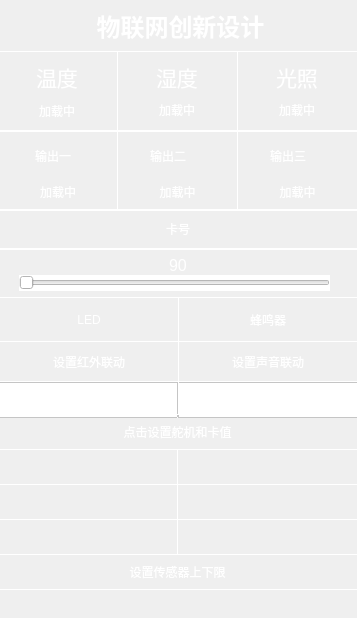
<?xml version="1.0" encoding="UTF-8"?>
<ui version="4.0">
 <class>MainApplicationUI</class>
 <widget class="QWidget" name="MainApplicationUI">
  <property name="geometry">
   <rect>
    <x>0</x>
    <y>0</y>
    <width>357</width>
    <height>618</height>
   </rect>
  </property>
  <property name="windowTitle">
   <string>Form</string>
  </property>
  <property name="styleSheet">
   <string notr="true">background-image: url(:/new/prefix1/background2.jpg);</string>
  </property>
  <widget class="QWidget" name="horizontalWidget" native="true">
   <property name="geometry">
    <rect>
     <x>0</x>
     <y>0</y>
     <width>361</width>
     <height>51</height>
    </rect>
   </property>
   <property name="styleSheet">
    <string notr="true">border-color: rgb(255, 0, 0);</string>
   </property>
   <layout class="QHBoxLayout" name="horizontalLayout">
    <item>
     <widget class="QLabel" name="label">
      <property name="styleSheet">
       <string notr="true">font: 75 22pt &quot;微软雅黑 Light&quot;;</string>
      </property>
      <property name="text">
       <string>&lt;html&gt;&lt;head/&gt;&lt;body&gt;&lt;p align=&quot;center&quot;&gt;&lt;span style=&quot; font-size:18pt; font-weight:600; color:#ffffff;&quot;&gt;物联网创新设计&lt;/span&gt;&lt;/p&gt;&lt;/body&gt;&lt;/html&gt;</string>
      </property>
     </widget>
    </item>
   </layout>
  </widget>
  <widget class="QFrame" name="TempBackView">
   <property name="enabled">
    <bool>true</bool>
   </property>
   <property name="geometry">
    <rect>
     <x>-3</x>
     <y>51</y>
     <width>121</width>
     <height>81</height>
    </rect>
   </property>
   <property name="mouseTracking">
    <bool>false</bool>
   </property>
   <property name="styleSheet">
    <string notr="true">QFrame#TempBackView{
	border-style:outset;
	border-width:1;
	border-color: rgb(255, 255, 255);
	
	background-color: rgba(255, 255, 255, 0);
}</string>
   </property>
   <property name="frameShape">
    <enum>QFrame::Box</enum>
   </property>
   <property name="frameShadow">
    <enum>QFrame::Raised</enum>
   </property>
   <property name="lineWidth">
    <number>1</number>
   </property>
   <layout class="QVBoxLayout" name="verticalLayout">
    <item alignment="Qt::AlignHCenter|Qt::AlignVCenter">
     <widget class="QLabel" name="temp_label">
      <property name="styleSheet">
       <string notr="true">font: 75 12pt &quot;微软雅黑&quot;;
background-color: rgba(255, 255, 255, 0);
color: rgba(255, 255, 255);</string>
      </property>
      <property name="text">
       <string>&lt;html&gt;&lt;head/&gt;&lt;body&gt;&lt;p&gt;&lt;span style=&quot; font-size:16pt;&quot;&gt;温度&lt;/span&gt;&lt;/p&gt;&lt;/body&gt;&lt;/html&gt;</string>
      </property>
     </widget>
    </item>
    <item alignment="Qt::AlignHCenter">
     <widget class="QLabel" name="temp_count">
      <property name="styleSheet">
       <string notr="true">background-color: rgba(255, 255, 255, 0);
color: rgb(255, 255, 255);</string>
      </property>
      <property name="frameShadow">
       <enum>QFrame::Plain</enum>
      </property>
      <property name="text">
       <string>加载中</string>
      </property>
     </widget>
    </item>
   </layout>
  </widget>
  <widget class="QFrame" name="humidityBackView">
   <property name="geometry">
    <rect>
     <x>117</x>
     <y>51</y>
     <width>121</width>
     <height>81</height>
    </rect>
   </property>
   <property name="styleSheet">
    <string notr="true">QFrame#humidityBackView{
	border-style:outset;
	border-width:1;
	border-color: rgb(255, 255, 255);
}</string>
   </property>
   <property name="frameShape">
    <enum>QFrame::Box</enum>
   </property>
   <property name="frameShadow">
    <enum>QFrame::Raised</enum>
   </property>
   <layout class="QVBoxLayout" name="verticalLayout_2">
    <item alignment="Qt::AlignHCenter|Qt::AlignVCenter">
     <widget class="QLabel" name="humi_label">
      <property name="styleSheet">
       <string notr="true">font: 75 12pt &quot;微软雅黑&quot;;
color: rgb(255, 255, 255);
background-color: rgba(255, 255, 255, 0);</string>
      </property>
      <property name="text">
       <string>&lt;html&gt;&lt;head/&gt;&lt;body&gt;&lt;p&gt;&lt;span style=&quot; font-size:16pt;&quot;&gt;湿度&lt;/span&gt;&lt;/p&gt;&lt;/body&gt;&lt;/html&gt;</string>
      </property>
     </widget>
    </item>
    <item alignment="Qt::AlignHCenter|Qt::AlignVCenter">
     <widget class="QLabel" name="humi_count">
      <property name="styleSheet">
       <string notr="true">background-color: rgba(255, 255, 255, 0);
color: rgb(255, 255, 255);</string>
      </property>
      <property name="frameShape">
       <enum>QFrame::NoFrame</enum>
      </property>
      <property name="text">
       <string>加载中</string>
      </property>
     </widget>
    </item>
   </layout>
  </widget>
  <widget class="QFrame" name="LightBackView">
   <property name="geometry">
    <rect>
     <x>237</x>
     <y>51</y>
     <width>121</width>
     <height>81</height>
    </rect>
   </property>
   <property name="styleSheet">
    <string notr="true">QFrame#LightBackView{
	border-style:outset;
	border-width:1;
	border-color: rgb(255, 255, 255);
}</string>
   </property>
   <property name="frameShape">
    <enum>QFrame::Box</enum>
   </property>
   <property name="frameShadow">
    <enum>QFrame::Raised</enum>
   </property>
   <layout class="QVBoxLayout" name="verticalLayout_3">
    <item alignment="Qt::AlignHCenter|Qt::AlignVCenter">
     <widget class="QLabel" name="light_label">
      <property name="styleSheet">
       <string notr="true">font: 75 12pt &quot;微软雅黑&quot;;
color: rgb(255, 255, 255);</string>
      </property>
      <property name="text">
       <string>&lt;html&gt;&lt;head/&gt;&lt;body&gt;&lt;p&gt;&lt;span style=&quot; font-size:16pt;&quot;&gt;光照&lt;/span&gt;&lt;/p&gt;&lt;/body&gt;&lt;/html&gt;</string>
      </property>
     </widget>
    </item>
    <item alignment="Qt::AlignHCenter|Qt::AlignVCenter">
     <widget class="QLabel" name="light_count">
      <property name="styleSheet">
       <string notr="true">color: rgb(255, 255, 255);</string>
      </property>
      <property name="text">
       <string>加载中</string>
      </property>
     </widget>
    </item>
   </layout>
  </widget>
  <widget class="QFrame" name="verticalFrame">
   <property name="geometry">
    <rect>
     <x>-2</x>
     <y>209</y>
     <width>361</width>
     <height>41</height>
    </rect>
   </property>
   <property name="frameShape">
    <enum>QFrame::Box</enum>
   </property>
   <property name="frameShadow">
    <enum>QFrame::Raised</enum>
   </property>
   <layout class="QVBoxLayout" name="verticalLayout_7">
    <item alignment="Qt::AlignHCenter|Qt::AlignVCenter">
     <widget class="QLabel" name="card_id">
      <property name="styleSheet">
       <string notr="true">font: 75 12pt &quot;微软雅黑&quot;;
color: rgb(255, 255, 255);
background-color: rgba(255, 255, 255, 0);</string>
      </property>
      <property name="text">
       <string>卡号</string>
      </property>
     </widget>
    </item>
   </layout>
  </widget>
  <widget class="QFrame" name="frame">
   <property name="geometry">
    <rect>
     <x>-1</x>
     <y>249</y>
     <width>359</width>
     <height>49</height>
    </rect>
   </property>
   <property name="styleSheet">
    <string notr="true">QFrame#frame{
	border-style:outset;
	border-width:1;
	border-color: rgb(255, 255, 255);
}</string>
   </property>
   <property name="frameShape">
    <enum>QFrame::StyledPanel</enum>
   </property>
   <property name="frameShadow">
    <enum>QFrame::Raised</enum>
   </property>
   <widget class="QSlider" name="steer_test">
    <property name="geometry">
     <rect>
      <x>20</x>
      <y>26</y>
      <width>311</width>
      <height>16</height>
     </rect>
    </property>
    <property name="styleSheet">
     <string notr="true">color: rgb(255, 255, 255);
background-color: rgb(255, 255, 255);</string>
    </property>
    <property name="orientation">
     <enum>Qt::Horizontal</enum>
    </property>
   </widget>
   <widget class="QLabel" name="steer_count_label">
    <property name="geometry">
     <rect>
      <x>170</x>
      <y>7</y>
      <width>30</width>
      <height>20</height>
     </rect>
    </property>
    <property name="maximumSize">
     <size>
      <width>54</width>
      <height>16777215</height>
     </size>
    </property>
    <property name="styleSheet">
     <string notr="true">color: rgb(255, 255, 255);</string>
    </property>
    <property name="text">
     <string>&lt;html&gt;&lt;head/&gt;&lt;body&gt;&lt;p&gt;&lt;span style=&quot; font-size:12pt;&quot;&gt;90&lt;/span&gt;&lt;/p&gt;&lt;/body&gt;&lt;/html&gt;</string>
    </property>
   </widget>
  </widget>
  <widget class="QPushButton" name="ledbutton">
   <property name="geometry">
    <rect>
     <x>-1</x>
     <y>297</y>
     <width>180</width>
     <height>45</height>
    </rect>
   </property>
   <property name="styleSheet">
    <string notr="true">border-style:outset;
color: rgb(255, 255, 255);
border-width:1;
border-color: rgb(255, 255, 255);</string>
   </property>
   <property name="text">
    <string>LED</string>
   </property>
  </widget>
  <widget class="QPushButton" name="bpmbutton">
   <property name="geometry">
    <rect>
     <x>178</x>
     <y>297</y>
     <width>180</width>
     <height>45</height>
    </rect>
   </property>
   <property name="styleSheet">
    <string notr="true">border-style:outset;
border-width:1;
border-color: rgb(255, 255, 255);
color: rgb(255, 255, 255);</string>
   </property>
   <property name="text">
    <string>蜂鸣器</string>
   </property>
  </widget>
  <widget class="QPushButton" name="redlightbutton">
   <property name="geometry">
    <rect>
     <x>-1</x>
     <y>341</y>
     <width>180</width>
     <height>41</height>
    </rect>
   </property>
   <property name="styleSheet">
    <string notr="true">border-style:outset;
border-width:1;
color: rgb(255, 255, 255);
border-color: rgb(255, 255, 255);</string>
   </property>
   <property name="text">
    <string>设置红外联动</string>
   </property>
  </widget>
  <widget class="QPushButton" name="soundbutton">
   <property name="geometry">
    <rect>
     <x>178</x>
     <y>341</y>
     <width>180</width>
     <height>41</height>
    </rect>
   </property>
   <property name="styleSheet">
    <string notr="true">border-style:outset;
border-width:1;
border-color: rgb(255, 255, 255);
color: rgb(255, 255, 255);</string>
   </property>
   <property name="text">
    <string>设置声音联动</string>
   </property>
  </widget>
  <widget class="QFrame" name="frame_2">
   <property name="geometry">
    <rect>
     <x>-2</x>
     <y>382</y>
     <width>180</width>
     <height>36</height>
    </rect>
   </property>
   <property name="styleSheet">
    <string notr="true">background-color: rgb(255, 255, 255);</string>
   </property>
   <property name="frameShape">
    <enum>QFrame::StyledPanel</enum>
   </property>
   <property name="frameShadow">
    <enum>QFrame::Raised</enum>
   </property>
   <widget class="QLineEdit" name="steer_set">
    <property name="geometry">
     <rect>
      <x>1</x>
      <y>-3</y>
      <width>180</width>
      <height>36</height>
     </rect>
    </property>
    <property name="styleSheet">
     <string notr="true">border-style:outset;
border-width:1;
border-color: rgb(255, 255, 255);
background-color: rgba(255, 255, 255, 0);
color: rgb(255, 255, 255);</string>
    </property>
    <property name="alignment">
     <set>Qt::AlignCenter</set>
    </property>
   </widget>
  </widget>
  <widget class="QFrame" name="frame_3">
   <property name="geometry">
    <rect>
     <x>178</x>
     <y>382</y>
     <width>180</width>
     <height>36</height>
    </rect>
   </property>
   <property name="styleSheet">
    <string notr="true">background-color: rgb(255, 255, 255);</string>
   </property>
   <property name="frameShape">
    <enum>QFrame::StyledPanel</enum>
   </property>
   <property name="frameShadow">
    <enum>QFrame::Raised</enum>
   </property>
   <widget class="QLineEdit" name="cardid_set">
    <property name="geometry">
     <rect>
      <x>0</x>
      <y>-3</y>
      <width>180</width>
      <height>36</height>
     </rect>
    </property>
    <property name="styleSheet">
     <string notr="true">border-style:outset;
border-width:1;
border-color: rgb(255, 255, 255);
background-color: rgba(255, 255, 255, 0);
color: rgb(255, 255, 255);</string>
    </property>
    <property name="alignment">
     <set>Qt::AlignCenter</set>
    </property>
   </widget>
  </widget>
  <widget class="QPushButton" name="setbutton1">
   <property name="geometry">
    <rect>
     <x>-3</x>
     <y>414</y>
     <width>361</width>
     <height>36</height>
    </rect>
   </property>
   <property name="styleSheet">
    <string notr="true">border-style:outset;
border-width:1;
color: rgb(255, 255, 255);
border-color: rgb(255, 255, 255);</string>
   </property>
   <property name="text">
    <string>点击设置舵机和卡值</string>
   </property>
  </widget>
  <widget class="QLineEdit" name="temp_max">
   <property name="geometry">
    <rect>
     <x>-3</x>
     <y>449</y>
     <width>181</width>
     <height>36</height>
    </rect>
   </property>
   <property name="styleSheet">
    <string notr="true">border-style:outset;
border-width:1;
border-color: rgb(255, 255, 255);
background-color: rgba(255, 255, 255, 0);
color: rgb(255, 255, 255);</string>
   </property>
   <property name="alignment">
    <set>Qt::AlignCenter</set>
   </property>
  </widget>
  <widget class="QLineEdit" name="temp_min">
   <property name="geometry">
    <rect>
     <x>177</x>
     <y>449</y>
     <width>181</width>
     <height>36</height>
    </rect>
   </property>
   <property name="styleSheet">
    <string notr="true">border-style:outset;
border-width:1;
border-color: rgb(255, 255, 255);
background-color: rgba(255, 255, 255, 0);
color: rgb(255, 255, 255);</string>
   </property>
   <property name="alignment">
    <set>Qt::AlignCenter</set>
   </property>
  </widget>
  <widget class="QLineEdit" name="humi_max">
   <property name="geometry">
    <rect>
     <x>-3</x>
     <y>484</y>
     <width>181</width>
     <height>36</height>
    </rect>
   </property>
   <property name="styleSheet">
    <string notr="true">border-style:outset;
border-width:1;
border-color: rgb(255, 255, 255);
background-color: rgba(255, 255, 255, 0);
color: rgb(255, 255, 255);</string>
   </property>
   <property name="alignment">
    <set>Qt::AlignCenter</set>
   </property>
  </widget>
  <widget class="QLineEdit" name="light_max">
   <property name="geometry">
    <rect>
     <x>-3</x>
     <y>519</y>
     <width>181</width>
     <height>36</height>
    </rect>
   </property>
   <property name="styleSheet">
    <string notr="true">border-style:outset;
border-width:1;
border-color: rgb(255, 255, 255);
background-color: rgba(255, 255, 255, 0);
color: rgb(255, 255, 255);</string>
   </property>
   <property name="alignment">
    <set>Qt::AlignCenter</set>
   </property>
  </widget>
  <widget class="QLineEdit" name="humi_min">
   <property name="geometry">
    <rect>
     <x>177</x>
     <y>484</y>
     <width>181</width>
     <height>36</height>
    </rect>
   </property>
   <property name="styleSheet">
    <string notr="true">border-style:outset;
border-width:1;
border-color: rgb(255, 255, 255);
background-color: rgba(255, 255, 255, 0);
color: rgb(255, 255, 255);</string>
   </property>
   <property name="alignment">
    <set>Qt::AlignCenter</set>
   </property>
  </widget>
  <widget class="QLineEdit" name="light_min">
   <property name="geometry">
    <rect>
     <x>177</x>
     <y>519</y>
     <width>181</width>
     <height>36</height>
    </rect>
   </property>
   <property name="styleSheet">
    <string notr="true">border-style:outset;
border-width:1;
border-color: rgb(255, 255, 255);
background-color: rgba(255, 255, 255, 0);
color: rgb(255, 255, 255);</string>
   </property>
   <property name="alignment">
    <set>Qt::AlignCenter</set>
   </property>
  </widget>
  <widget class="QPushButton" name="setbutton2">
   <property name="geometry">
    <rect>
     <x>-3</x>
     <y>554</y>
     <width>361</width>
     <height>36</height>
    </rect>
   </property>
   <property name="styleSheet">
    <string notr="true">border-style:outset;
border-width:1;
color: rgb(255, 255, 255);
border-color: rgb(255, 255, 255);</string>
   </property>
   <property name="text">
    <string>设置传感器上下限</string>
   </property>
  </widget>
  <widget class="QFrame" name="frame_4">
   <property name="geometry">
    <rect>
     <x>-1</x>
     <y>589</y>
     <width>361</width>
     <height>31</height>
    </rect>
   </property>
   <property name="styleSheet">
    <string notr="true">color: rgb(255, 255, 255,0);
border-style:outset;
border-width:1;
border-color: rgb(255, 255, 255,0);</string>
   </property>
   <property name="frameShape">
    <enum>QFrame::StyledPanel</enum>
   </property>
   <property name="frameShadow">
    <enum>QFrame::Raised</enum>
   </property>
  </widget>
  <widget class="QPushButton" name="out1button">
   <property name="geometry">
    <rect>
     <x>-2</x>
     <y>130</y>
     <width>120</width>
     <height>81</height>
    </rect>
   </property>
   <property name="styleSheet">
    <string notr="true">color: rgb(255, 255, 255);

border-style:outset;
border-width:1;
border-color: rgb(255, 255, 255);</string>
   </property>
   <property name="text">
    <string>


加载中</string>
   </property>
  </widget>
  <widget class="QLabel" name="label_2">
   <property name="geometry">
    <rect>
     <x>35</x>
     <y>140</y>
     <width>54</width>
     <height>31</height>
    </rect>
   </property>
   <property name="styleSheet">
    <string notr="true">font: 75 12pt &quot;微软雅黑&quot;;
color: rgb(255, 255, 255);</string>
   </property>
   <property name="text">
    <string>输出一</string>
   </property>
  </widget>
  <widget class="QPushButton" name="out2button">
   <property name="geometry">
    <rect>
     <x>117</x>
     <y>130</y>
     <width>121</width>
     <height>81</height>
    </rect>
   </property>
   <property name="styleSheet">
    <string notr="true">color: rgb(255, 255, 255);

border-style:outset;
border-width:1;
border-color: rgb(255, 255, 255);</string>
   </property>
   <property name="text">
    <string>


加载中</string>
   </property>
  </widget>
  <widget class="QPushButton" name="out3button">
   <property name="geometry">
    <rect>
     <x>237</x>
     <y>130</y>
     <width>121</width>
     <height>81</height>
    </rect>
   </property>
   <property name="styleSheet">
    <string notr="true">color: rgb(255, 255, 255);
border-style:outset;
border-width:1;
border-color: rgb(255, 255, 255);</string>
   </property>
   <property name="text">
    <string>


加载中</string>
   </property>
  </widget>
  <widget class="QLabel" name="label_3">
   <property name="geometry">
    <rect>
     <x>150</x>
     <y>140</y>
     <width>54</width>
     <height>31</height>
    </rect>
   </property>
   <property name="styleSheet">
    <string notr="true">font: 75 12pt &quot;微软雅黑&quot;;
color: rgb(255, 255, 255);</string>
   </property>
   <property name="text">
    <string>输出二</string>
   </property>
  </widget>
  <widget class="QLabel" name="label_4">
   <property name="geometry">
    <rect>
     <x>270</x>
     <y>140</y>
     <width>54</width>
     <height>31</height>
    </rect>
   </property>
   <property name="styleSheet">
    <string notr="true">font: 75 12pt &quot;微软雅黑&quot;;
color: rgb(255, 255, 255);</string>
   </property>
   <property name="text">
    <string>输出三</string>
   </property>
  </widget>
 </widget>
 <resources/>
 <connections/>
</ui>
